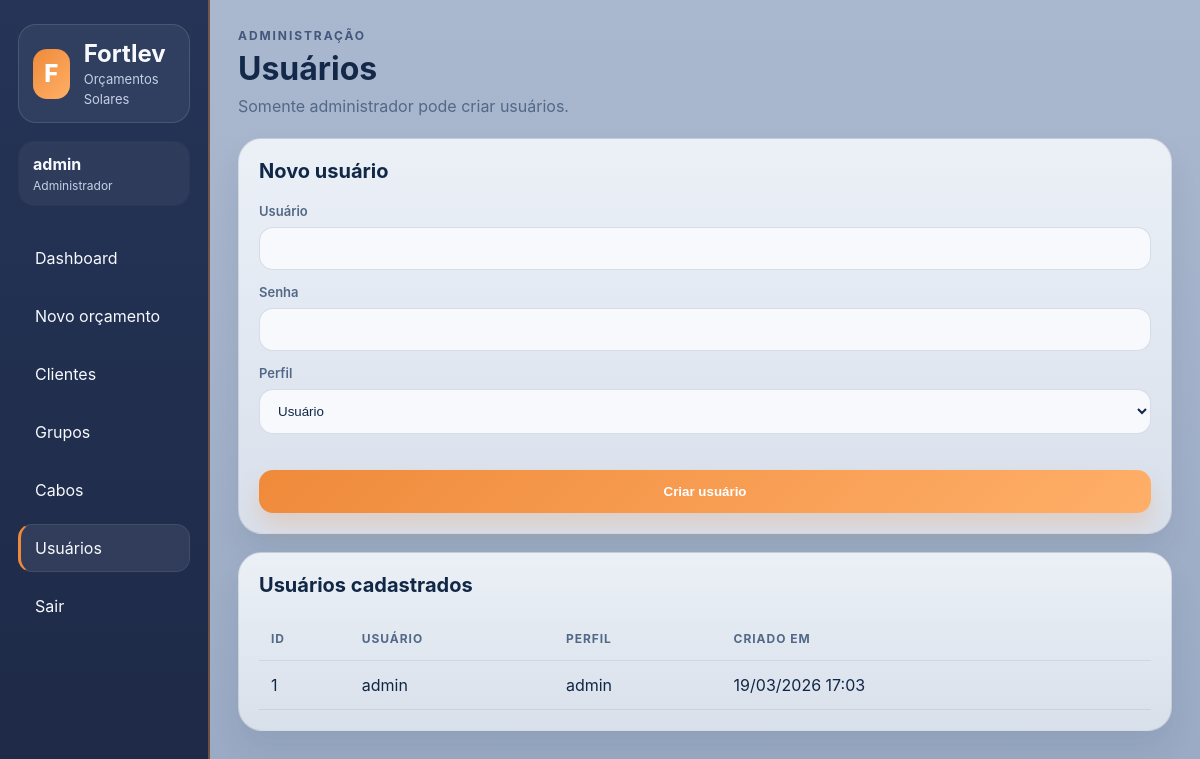
The page /usuarios (signed in) on the database its author committed.
### tables this page shows
CREATE TABLE users (
            id INTEGER PRIMARY KEY AUTOINCREMENT,
            username TEXT UNIQUE NOT NULL,
            password TEXT NOT NULL,
            role TEXT NOT NULL DEFAULT 'user',
            created_at TEXT
        );

### app.py (the view, shortened to what this page needs)
@app.route('/usuarios', methods=['GET', 'POST'])
@admin_required
def usuarios():
    conn = get_db()
    rows = conn.execute('SELECT * FROM users ORDER BY id DESC').fetchall()
    conn.close()
    return render_template('usuarios.html', usuarios=rows)

### app.py (called while the page is built)
def get_db():
    if DATABASE_URL:
        return PostgresCompatConnection(DATABASE_URL)
    conn = sqlite3.connect(DB_PATH)
    conn.row_factory = sqlite3.Row
    return conn

def admin_required(view):
    @wraps(view)
    def wrapped(*args, **kwargs):
        if not session.get('user_id'):
            return redirect(url_for('login'))
        if session.get('role') != 'admin':
            flash('Acesso permitido apenas para administrador.')
            return redirect(url_for('dashboard'))
        return view(*args, **kwargs)
    return wrapped

@app.context_processor
def inject_current_user():
    return {
        'current_user': SimpleNamespace(
            id=session.get('user_id'),
            username=session.get('username'),
            role=session.get('role')
        )
    }

### templates/usuarios.html
{% extends "base.html" %}{% block content %}<div class="page-header"><div><span class="eyebrow">Administração</span><h2>Usuários</h2><p>Somente administrador pode criar usuários.</p></div></div><div class="calc-grid"><section class="panel"><div class="panel-head"><h3>Novo usuário</h3></div><form method="POST" class="form-grid two-columns"><div class="field"><label>Usuário</label><input name="username" required></div><div class="field"><label>Senha</label><input name="password" required></div><div class="field"><label>Perfil</label><select name="role"><option value="user">Usuário</option><option value="admin">Administrador</option></select></div><div class="field footer-actions"><button class="primary-btn" type="submit">Criar usuário</button></div></form></section><section class="panel"><div class="panel-head"><h3>Usuários cadastrados</h3></div><div class="table-wrap"><table class="data-table compact-table"><thead><tr><th>ID</th><th>Usuário</th><th>Perfil</th><th>Criado em</th><th></th></tr></thead><tbody>{% for u in usuarios %}<tr><td>{{ u.id }}</td><td>{{ u.username }}</td><td>{{ u.role }}</td><td>{{ u.created_at or '-' }}</td><td>{% if current_user.id != u.id %}<a class="mini-btn danger" href="{{ url_for('usuario_delete', user_id=u.id) }}" onclick="return confirm('Excluir usuário?')">Excluir</a>{% endif %}</td></tr>{% endfor %}</tbody></table></div></section></div>{% endblock %}

### static/style.css (style rules this page uses)
* { box-sizing: border-box; }
:root { --bg:#07111f; --line:rgba(255,255,255,0.08); --text:#e9f0fb; --muted:#93a4c4; --blue:#4f8cff; --green:#35d07f; --red:#ff607c; --yellow:#f3c75f; --purple:#a67cff; }
body { margin:0; background:radial-gradient(circle at top, #13284a 0%, #07111f 42%); color:var(--text); font-family:Inter, Arial, sans-serif; }
.page-header { display:flex; justify-content:space-between; align-items:flex-start; gap:16px; margin-bottom:22px; }
.page-header h2 { margin:5px 0 8px; font-size:32px; }
.page-header p { margin:0; color:var(--muted); }
.eyebrow { color:#88b1ff; text-transform:uppercase; letter-spacing:.14em; font-size:12px; font-weight:700; }
.calc-grid, .dashboard-grid { display:grid; grid-template-columns:1.45fr 1fr; gap:18px; }
.panel { background:linear-gradient(180deg, rgba(16,32,58,.95), rgba(10,20,39,.95)); border:1px solid var(--line); border-radius:24px; padding:20px; box-shadow:0 18px 38px rgba(0,0,0,.22); }
.panel-head { display:flex; justify-content:space-between; gap:14px; align-items:center; margin-bottom:16px; }
.panel-head h3 { margin:0 0 4px; font-size:20px; }
.primary-btn, .secondary-btn, .mini-btn, .group-btn, .icon-btn { border:none; cursor:pointer; text-decoration:none; display:inline-flex; align-items:center; justify-content:center; }
.primary-btn { background:linear-gradient(135deg, var(--blue), #7ca9ff); color:#fff; padding:14px 18px; border-radius:14px; font-weight:700; box-shadow:0 12px 24px rgba(79,140,255,.2); }
.form-grid { display:grid; gap:14px; }
.two-columns { grid-template-columns:repeat(2, minmax(0,1fr)); }
.field { display:flex; flex-direction:column; gap:8px; }
.field label { font-size:13px; color:var(--muted); font-weight:600; }
.field input, .field select { width:100%; background:rgba(255,255,255,.04); color:var(--text); border:1px solid var(--line); border-radius:14px; padding:13px 14px; outline:none; }
.table-wrap { width:100%; overflow:auto; }
.data-table { width:100%; border-collapse:collapse; min-width:760px; }
.data-table th, .data-table td { padding:14px 12px; border-bottom:1px solid var(--line); text-align:left; }
.data-table th { color:#8aa0c6; font-size:12px; text-transform:uppercase; letter-spacing:.08em; }
.compact-table { min-width:0; }
.footer-actions { display:flex; justify-content:flex-end; margin-top:22px; }
@media (max-width:1200px) { .dashboard-cards, .top-form-grid, .calc-grid, .dashboard-grid, .two-columns, .selector-grid { grid-template-columns:1fr; } }
:root { --bg:#a8b6cf;--bg-soft:#b6c4da;--panel:#d9dee9;--panel-2:#eef2f8;--text:#10233f;--muted:#4c5f7f;--line:rgba(16,35,63,.12);--blue:#1d3e73;--blue-2:#284f90;--orange:#ef8a3a;--green:#1c9c66;--red:#c85a67;--purple:#6a67b8; }
body { background:linear-gradient(180deg,#aab8cf 0%,#9aaac4 100%);color:var(--text); }
.page-header h2 { color:#142849; }
.page-header p,.eyebrow { color:#41577c; }
.eyebrow { letter-spacing:.16em; }
.panel,.stat-card,.summary-line,.login-card { background:linear-gradient(180deg,rgba(238,242,248,.97),rgba(218,225,236,.97));border-color:rgba(16,35,63,.1);box-shadow:0 18px 30px rgba(18,32,56,.08); }
.panel-head h3,.stat-card strong,.summary-line strong,.data-table td,.data-table th,.field input,.field select { color:#112746; }
.field label,.summary-line span,.data-table th,small,.page-header p { color:#526887; }
.primary-btn { background:linear-gradient(135deg,var(--orange),#ffaf69);box-shadow:0 12px 22px rgba(239,138,58,.22); }
.field input,.field select,.money-input,.styled-inline-input,.custom-name,.inline-edit-form input,.inline-edit-form select { background:#f7f9fc!important;border:1px solid rgba(29,62,115,.15)!important;color:#112746!important; }
.data-table th,.data-table td { border-bottom:1px solid rgba(16,35,63,.08); }

### rows shown on the page
users: id "1", username "admin", role "admin", created_at "19/03/2026 17:03"

### other values the page prints
{{ current_user.username }} "admin"
{{ 'Administrador' if current_user.role == 'admin' else 'Usuário' }} "Administrador"
